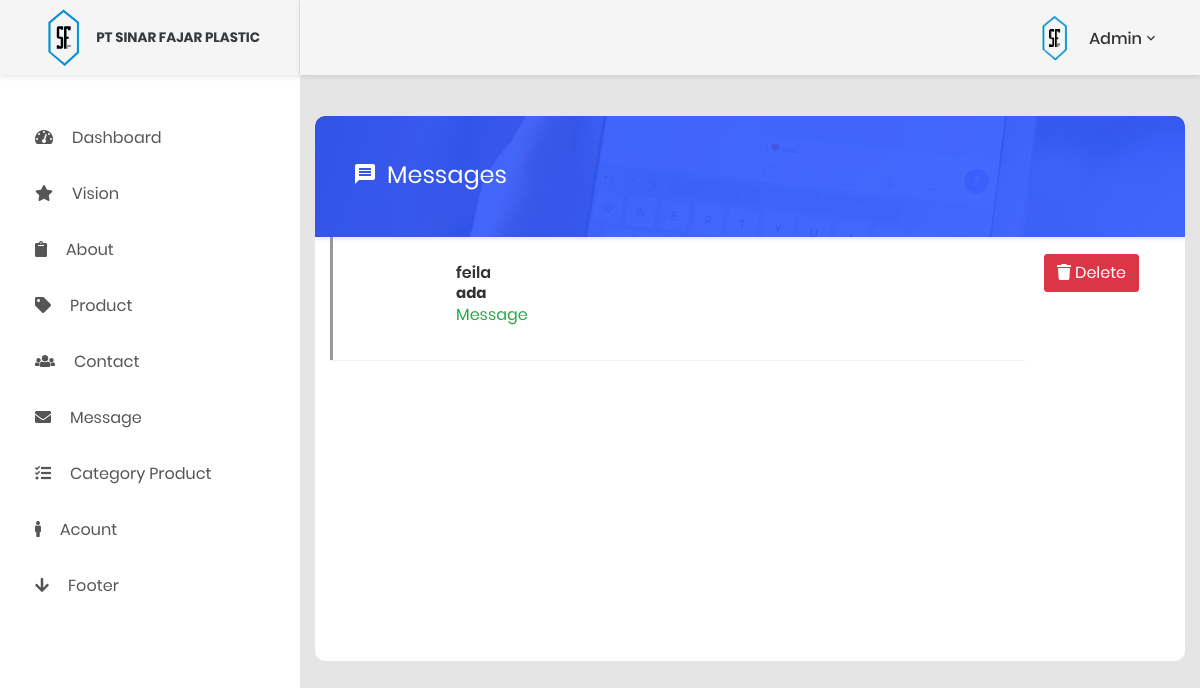
Page /private/company/admin/message.php (signed in) on the committed database.
### tables this page shows
CREATE TABLE `message` (
  `id_message` int(11) NOT NULL,
  `name` varchar(60) NOT NULL,
  `contact` varchar(50) NOT NULL,
  `subject` text DEFAULT NULL,
  `message` text NOT NULL,
  `file` text DEFAULT NULL,
  `type_message` int(11) NOT NULL
);

### private/company/admin/message.php (the view, shortened to what this page needs)
<?php
    require 'connection.php';
    $query=mysqli_query($connect,"SELECT * FROM message");
?>
<html lang="en">
<head>
    <link href="css/font-face.css" rel="stylesheet" media="all">
    <link href="vendor/font-awesome-5/css/fontawesome-all.min.css" rel="stylesheet" media="all">
    <link href="vendor/font-awesome-4.7/css/font-awesome.min.css" rel="stylesheet" media="all">
    <link href="vendor/mdi-font/css/material-design-iconic-font.min.css" rel="stylesheet" media="all">
    <link href="vendor/bootstrap-4.1/bootstrap.min.css" rel="stylesheet" media="all">
    <link href="vendor/animsition/animsition.min.css" rel="stylesheet" media="all">
    <link href="vendor/bootstrap-progressbar/bootstrap-progressbar-3.3.4.min.css" rel="stylesheet" media="all">
    <link href="vendor/wow/animate.css" rel="stylesheet" media="all">
    <link href="vendor/css-hamburgers/hamburgers.min.css" rel="stylesheet" media="all">
    <link href="vendor/slick/slick.css" rel="stylesheet" media="all">
    <link href="vendor/select2/select2.min.css" rel="stylesheet" media="all">
    <link href="vendor/perfect-scrollbar/perfect-scrollbar.css" rel="stylesheet" media="all">
</head>
<body class="animsition">
    <div class="page-wrapper">
        <?php require 'header.php'; ?>
        <?php require 'sidebar.php'; ?>
        <div class="page-container">
            <?php require 'header_desktop.php'; ?>
             <div class="main-content">
                <div class="section__content section__content--p20">
                    <div class="container-fluid">
                        <div class="row">
                            <div class="col-md-12">
                                <div class="au-card au-card--no-shadow au-card--no-pad m-b-40">
                                    <div class="au-card-title" style="background-image:url('images/bg-title-02.jpg');">
                                        <div class="bg-overlay bg-overlay--blue"></div>
                                        <h3>
                                            <i class="zmdi zmdi-comment-text"></i>Messages</h3>
                                    </div>
                                    <div class="au-inbox-wrap js-inbox-wrap">
                                        <div class="au-message js-list-load">
                                            <div class="au-message-list">
                                                <?php while ($data=mysqli_fetch_assoc($query)) {
                                                     $type=$data['type_message'];
                                                     if ($type==1) {
                                                         $typ="<p class='text-success'>Message</p>";
                                                     }
                                                     else{
                                                        $typ="<p class='text-warning'>Request of Bussiness</p>";
                                                     }
                                                ?>
                                                    <a href="message_detail.php?id=<?php echo $data['id_message'] ?>" class="col-md-10">
                                                    <div class="au-message__item unread">
                                                        <div class="au-message__item-inner">
                                                            <div class="au-message__item-text">
                                                                <div class="text">
                                                                    <h5 class="name"><?php echo $data['name'] ?></h5>
                                                                    <h5><?php echo $data['subject'] ?></h5>
                                                                    <p><?php echo $typ; ?></p>
                                                                </div>
                                                            </div>
                                                        </div>
                                                    </div>
                                                    </a>
                                                    <a class="btn btn-danger" href="message_delete.php?id=<?php echo $data['id_message'] ?>"><i class="fa fa-trash"></i> Delete</a>
                                                <?php } ?>
                                            </div>
                                        </div>
                                    </div>
                            </div>
                        </div>
                    </div>
                </div>
            </div>
        </div>
    </div>
</body>
</html>

### rows in the picture
message: name "feila", subject "ada", type_message "Message"

### other values in the picture
$username "Admin"
